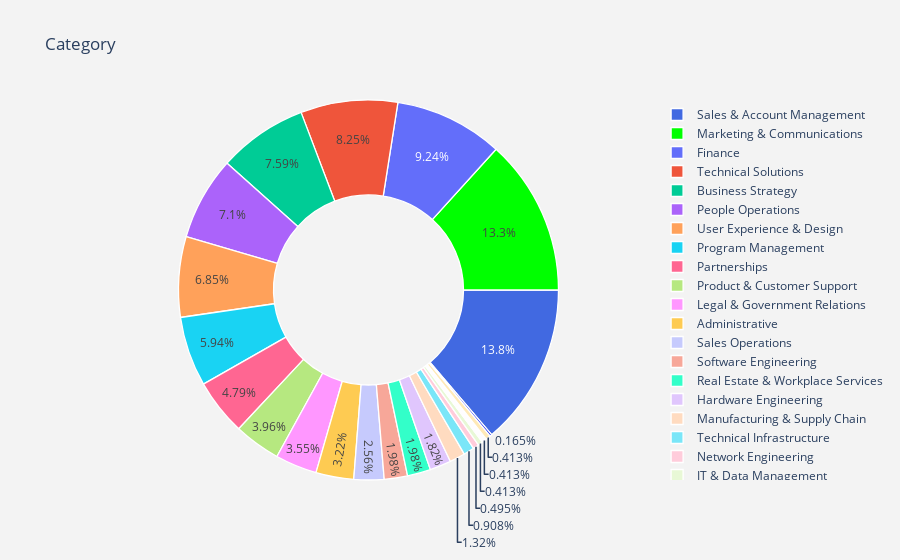

The notebook cell saved with this chart:
### Code cell
#labels
lab = df["Category"].value_counts().keys().tolist()

#values
val = df["Category"].value_counts().values.tolist()

trace1 = go.Pie(labels = lab ,
               values = val ,
               marker = dict(colors =  [ 'royalblue' ,'lime'],
                             line = dict(color = "white",
                                         width =  1.3)
                            ),
               rotation = 90,
               hoverinfo = "label+value+text",
               hole = .5
              )
layout = go.Layout(dict(title = "Category",
                        plot_bgcolor  = "rgb(243,243,243)",
                        paper_bgcolor = "rgb(243,243,243)",
                       )
                  )

data = [trace1]
fig  = go.Figure(data = data,layout = layout)
py.iplot(fig)

### Figure 1 — Plotly figure (JSON) as saved in the notebook; plotly's stock layout.template omitted (floating-point values rounded to 4 significant figures)
{"data": [{"hole": 0.5, "hoverinfo": "label+value+text", "labels": ["Sales & Account Management", "Marketing & Communications", "Finance", "Technical Solutions", "Business Strategy", "People Operations", "User Experience & Design", "Program Management", "Partnerships", "Product & Customer Support", "Legal & Government Relations", "Administrative", "Sales Operations", "Software Engineering", "Real Estate & Workplace Services", "Hardware Engineering", "Manufacturing & Supply Chain", "Technical Infrastructure", "Network Engineering", "IT & Data Management", "Developer Relations", "Technical Writing", "Data Center & Network"], "marker": {"colors": ["royalblue", "lime"], "line": {"color": "white", "width": 1.3}}, "rotation": 90, "type": "pie", "values": [167, 161, 112, 100, 92, 86, 83, 72, 58, 48, 43, 39, 31, 24, 24, 22, 16, 11, 6, 5, 5, 5, 2]}], "layout": {"paper_bgcolor": "rgb(243,243,243)", "plot_bgcolor": "rgb(243,243,243)", "title": {"text": "Category"}}}
